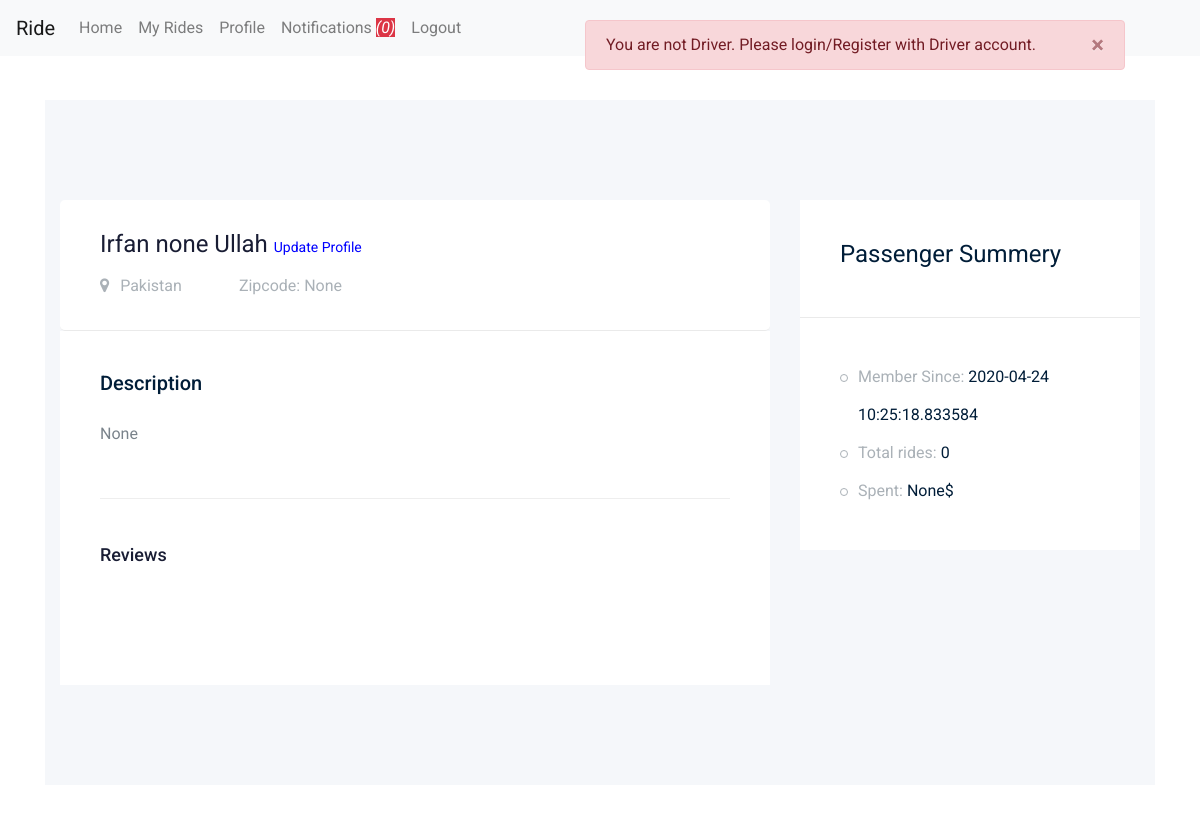
Screenshot of /passenger/profile (signed in) with the database file from the repository.
### app/models/models.py (models this page shows, shortened)
class User(db.Model,UserMixin):
    __tablename__ = "users"
    id = db.Column(db.Integer, primary_key=True)
    name = db.Column(db.String(100), nullable=False)
    surname = db.Column(db.String(100), nullable=False)
    email = db.Column(db.String(100), unique=True, nullable=False)
    country = db.Column(db.String(100),nullable=True)
    password = db.Column(db.String(150), nullable=False)
    zipcode = db.Column(db.Integer, default=0)
    roles = db.Column(db.String(10), default="Passenger")
    profile_image = db.Column(db.String(255), nullable=True, default="0")
    profile_description = db.Column(db.String(255), nullable=True) #############
    isOnline = db.Column(db.Integer, nullable=False, default=0)
    member_since = db.Column(db.DateTime, nullable=False, default=datetime.utcnow)
    charges_per_kilo = db.Column(db.Integer, default=0) #only for driver ###############
    passengers = db.relationship('Ride', foreign_keys="[Ride.passenger_id]")
    drivers = db.relationship('Ride', foreign_keys="[Ride.driver_id]")

### app/passenger/views.py (the view)
@pb.route('/profile')
@login_required
def profile():
    isPassenger()
    user_loggedin = current_user
    user_id = user_loggedin.id
    sql = text(" select *,"
               "(select count(*) from rides where passenger_id = " + str(user_id) + " and isEnded=1) as total_rides,"
                                                                                    "(select sum(price) from rides where passenger_id = " + str(
        user_id) + ") as total_spent "
                   "from users "
                   "LEFT JOIN rides on users.id = rides.passenger_id "
                   "WHERE users.id = " + str(user_id) + ";")
    user = db.engine.execute(sql)
    u = user.first()
    reviewsFetchSql = text(
        "select *,reviewer.name as reviewer_name from rides LEFT join users as reviewer on reviewer.id = rides.driver_id "
        "where rides.passenger_id = " + str(user_id) + ";")
    reviews = db.engine.execute(reviewsFetchSql)
    return render_template('passenger_profile.html', user=u, reviews=reviews, count=get_notifications_count(),
                           started_ride=hasStartedRide(user_loggedin))

### app/models/models.py (called while the page is built)
@login_manager.user_loader
def load_user(user_id):
    return User.query.get(user_id)

### app/passenger/views.py (called while the page is built)
def isPassenger():
    user = current_user
    if not user.roles == "Passenger":
        flash("You are not Driver. Please login/Register with Driver account.",'danger')
        return redirect("/logout")

def hasStartedRide(user):
    ride = Ride.query.filter_by(passenger_id=user.id, isConfirmed=1, isPaid=1, isEnded=0).first()
    if ride:
        return True
    else:
        return False

def get_notifications_count():
    notifications_count = db.engine.execute("select count(*) from rides where passenger_id =" + str(
        current_user.id) + " and isConfirmed=1 and isStarted = 0 and isPaid = 0 and isEnded =0")
    c = str(notifications_count.first()[0])
    return c

### app/passenger/templates/passenger_profile.html (shortened to what this page needs)
{% extends 'pass_masterlayout.html' %}
{% block body %}
<section class="contact-section section_padding">
    <div class="container">
        <div class="row">
            <div class="col-12">
            </div>
        </div>
        <div class="row">
            <div class="col-lg-12">
    <div class="job_details_area">
        <div class="container">
            <div class="row">
                <div class="col-lg-8">
                    <div class="job_details_header">
                        <div class="single_jobs white-bg d-flex justify-content-between">
                            <div class="jobs_left d-flex align-items-center">
                                <div class="jobs_conetent">
                                    <a href="#"><h4>{{user.name}} <span ><a href="{{url_for('passenger_bp.update_profile')}}" style="color:blue;font-size:14px;">Update Profile</a> </span></h4></a>
                                    <div class="links_locat d-flex align-items-center">
                                        <div class="location">
                                            <p> <i class="fa fa-map-marker"></i> {{user.country}}</p>
                                        </div>
                                        <div class="location">
                                            <p> Zipcode: {{user.zipcode}}</p>
                                        </div>
                                    </div>
                                </div>
                            </div>
                        </div>
                    </div>
                    <div class="descript_wrap white-bg">
                        <div class="single_wrap">
                            <h4>Description</h4>
                            <p>{{user.profile_description}}</p>
                        </div>
                                       <div class="comments-area">
                  <h4>Reviews</h4>
               </div>
                    </div>
                </div>
                <div class="col-lg-4">
                    <div class="job_sumary">
                        <div class="summery_header">
                            <h3>Passenger Summery</h3>
                        </div>
                        <div class="job_content">
                            <ul>
                                <li>Member Since: <span>{{user.member_since}}</span></li>
                                <li>Total rides: <span>{{user.total_rides}}</span></li>
                                <li>Spent: <span>{{user.total_spent}}$</span></li>
                            </ul>
                        </div>
                    </div>
                </div>
            </div>
        </div>
    </div>
            </div>
            </div>
        </div>
</section>
{% endblock %}

### rows the page displays
User: name "Irfan none Ullah", country "Pakistan", member_since "2020-04-24 10:25:18.833584"

### other values shown
{{ count }} "0"
{{ message }} "You are not Driver. Please login/Register with Driver account."
{{ user.zipcode }} "None"
{{ user.profile_description }} "None"
{{ user.total_rides }} "0"
{{ user.total_spent }} "None"
